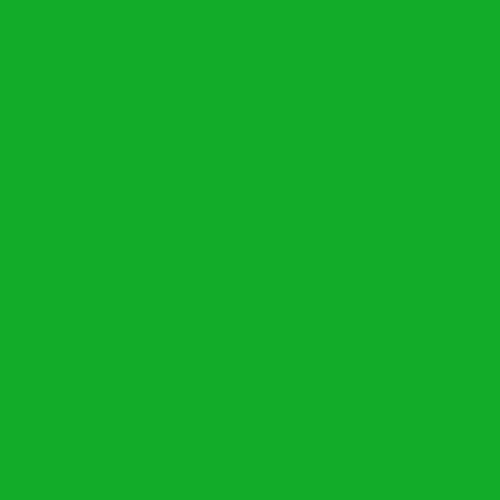
Frame 1 (no input)
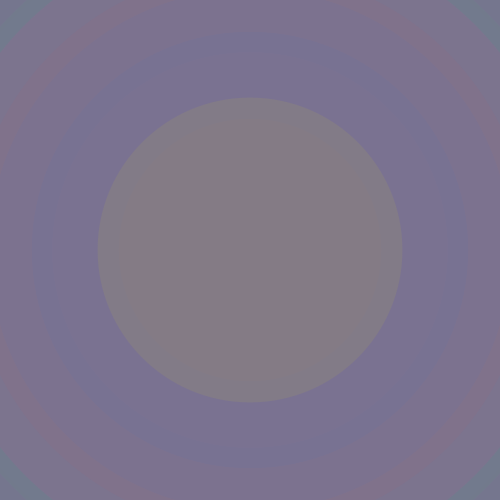
Frame 60 (the mouse pressed at the canvas centre just before this capture)
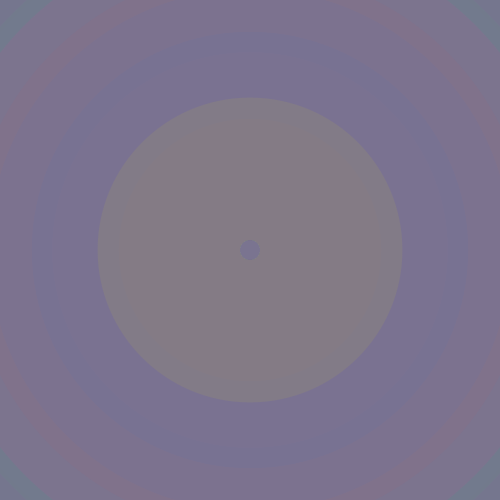
Frame 120 (the mouse held since frame 60 and released just before this capture)

The Processing sketch that drew these frames (run headless with seeded random() and noise(); from frame 60 on, the mouse is pressed at the canvas centre):

// Processing sketch: processing_104293
// ── processing_104293.pde

int counter;

void setup() {  //setup function called initially, only once
  size(500,500);
  background(48395);  //set background white
  colorMode(HSB);   //set colors to Hue, Saturation, Brightness mode
  counter = 0;
}

void draw() {  //draw function loops 
  counter++;
  noStroke();
  fill(random(255),110,163,50);
  
  if(mousePressed == true) { //add some interaction
    ellipse(mouseX, mouseY, 20, 20);
  }
  else {
    ellipse(width/2, height/2, 1000*sin(counter), 1000*sin(counter));
  }
}
